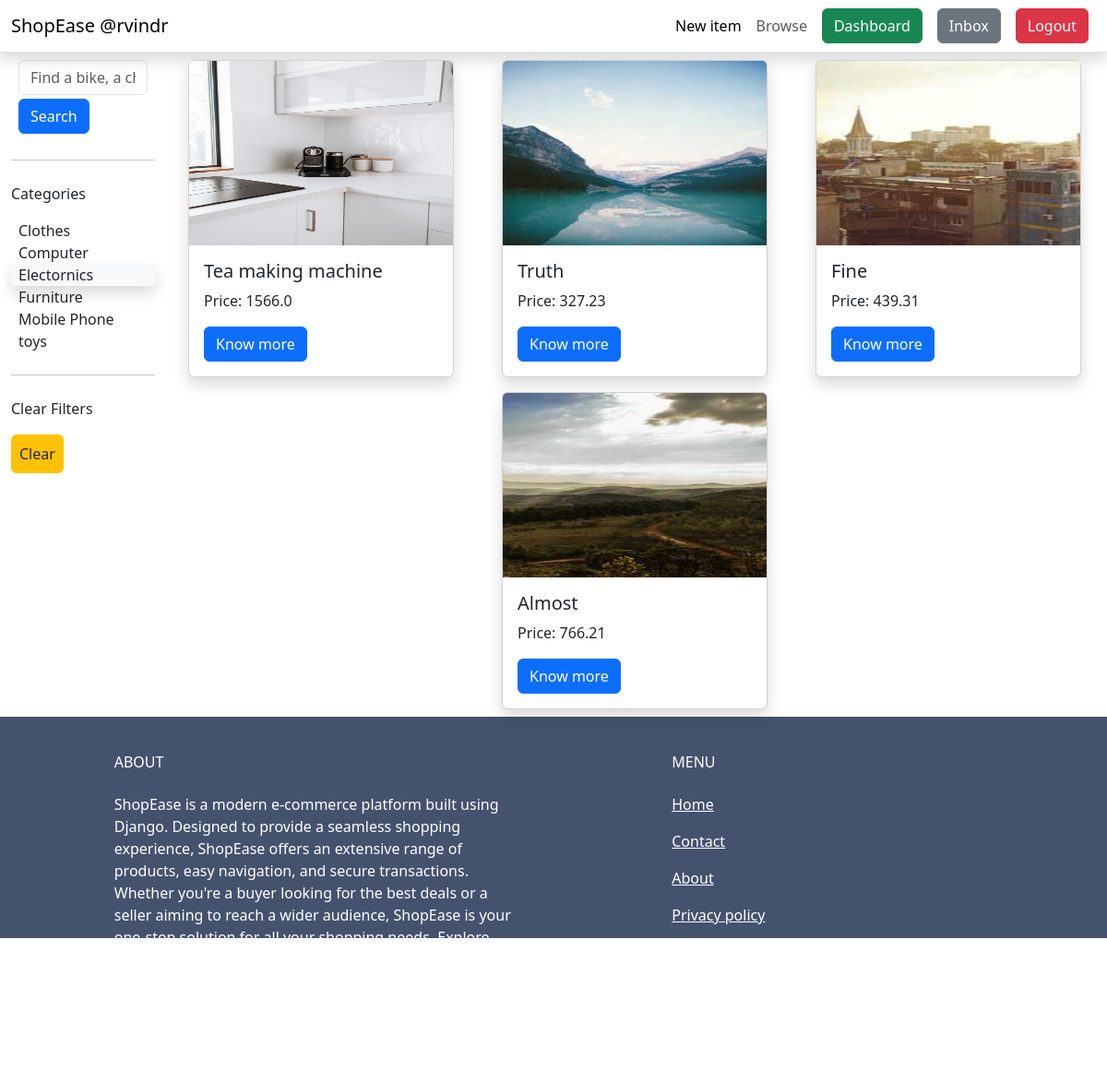
The app's page /item/?query=&category=1 (signed in) with its own data.
### items/models.py (models this page shows, shortened)
class Category(models.Model):
    name = models.CharField(max_length=255)
    class Meta:
        verbose_name_plural = 'Categories'
        ordering = ('name',)
    def __str__(self) -> str:
        return self.name

class Item(models.Model):
    category = models.ForeignKey(Category,related_name='items', on_delete=models.CASCADE)
    name = models.CharField(max_length=255)
    description = models.TextField(blank=True, null=True)
    price = models.FloatField()
    is_sold = models.BooleanField(default=False)
    created_by = models.ForeignKey(User, related_name='items', on_delete=models.CASCADE)
    created_at = models.DateField(auto_now_add=True)
    image = models.ImageField(upload_to='media/item',blank=True, null=True)

### items/views.py (the view)
# urls.py: path('item/', include('items.urls')),
def items(request):
    query = request.GET.get('query','')
    category_id = request.GET.get('category', 0)
    categories = Category.objects.all()
    items = Item.objects.filter(is_sold=False)
    if category_id:
        items = items.filter(category_id=category_id)
    if query:
        items = items.filter(Q(name__icontains=query) | Q(description__icontains=query))
    return render(request,'items/items.html' ,{
        'items':items,
        'query':query,
        'categories':categories,
        'category_id':int(category_id)
    })

### items/templates/items/items.html (shortened to what this page needs)
{% extends 'core/base.html' %}
{% block content %}
  <div class="row">
    <div class="col-2">
      <div class="container">
        <form action="{% url 'item:items' %}" method="get" class="m-2">
          <input name="query" class="form-control" type="text" value="{{ query }}" placeholder="Find a bike, a chair or car" />
          <button class="btn btn-primary my-1" type="submit">Search</button>
        </form>
        <hr class="my-4" />
        <p class="font-weight-bold">Categories</p>
        <ul class="list-unstyled">
          {% for category in categories %}
            <li class="{% if category.id == category_id %}bg-light shadow rounded-1{% endif %}">
              <a class="text-reset text-decoration-none p-2" href="{% url 'item:items' %}?query={{ query }}&category={{ category.id }}">{{ category }}</a>
            </li>
          {% endfor %}
        </ul>
        <hr class="my-4" />
        <p class="font-weight-bold">Clear Filters</p>
        <ul class="list-unstyled">
            <li>
              <a class="text-reset text-decoration-none p-2 btn btn-warning" href="{% url 'item:items' %}">Clear</a>
            </li>
        </ul>
      </div>
    </div>
    <div class="col-10">
      <div class="row justify-content-evenly">
        {% for item in items %}
          <div class="col-4 my-2">
            <div class="card shadow" style="width: 18rem;">
              <img src="{{ item.image.url }}" class="card-img-top" width="100" height="200" alt="..." />
              <div class="card-body">
                <h5 class="card-title">{{ item.name }}</h5>
                <p class="card-text">Price: {{ item.price }}</p>
                <a href="{% url 'item:detail' item.id %}" class="btn btn-primary">Know more</a>
              </div>
            </div>
          </div>
        {% endfor %}
      </div>
    </div>
  </div>
{% endblock %}

### core/templates/core/base.html (shortened to what this page needs)
<!DOCTYPE html>
<html lang="en">
  <head>
    <link href="https://cdn.jsdelivr.net/npm/bootstrap@5.3.3/dist/css/bootstrap.min.css" rel="stylesheet" />
    <link rel="stylesheet" href="https://cdnjs.cloudflare.com/ajax/libs/font-awesome/6.6.0/css/all.min.css" />
  </head>
  <body>
    <nav class="navbar navbar-expand-lg bg-body-light border-bottom shadow">
      <div class="container-fluid">
        <a class="navbar-brand" href="/">ShopEase
          <span>
            {% if request.user.is_authenticated %}@{{request.user}}{% endif %}
          </span>
        </a>
        <div class="collapse navbar-collapse" id="navbarSupportedContent">
          <ul class="navbar-nav ms-auto mb-2 mb-lg-0">
            {% if request.user.is_authenticated %}
            <li class="nav-item">
              <a class="nav-link active" aria-current="page" href="{% url "item:add_items" %}">New item</a>
            </li>
            {% endif %}
            <li class="nav-item">
              <a class="nav-link" href="{% url "item:items" %}">Browse</a>
            </li>
          </ul>
          <div class="d-flex">
            {% if request.user.is_authenticated %}
            <a href="{% url "dashboard:index" %}" class="btn btn-success mx-2">Dashboard</a>
            <a href="#" class="btn btn-secondary mx-2">Inbox</a>
            <a href="{% url 'core:logout' %}" class="btn btn-danger mx-2">Logout</a>
            {% else %}
            <a href="{% url 'core:signup' %}" class="btn btn-success mx-2">Sign Up</a>
            <a href="{% url 'core:login' %}" class="btn btn-secondary mx-2">Login</a>
            {% endif %}
          </div>
        </div>
      </div>
    </nav>
    <main>
      {% block content %}
      {% endblock %}
    </main>
    <footer class="text-center text-lg-start text-white" style="background-color: #45526e">
      <div class="container p-4 pb-0">
        <section class="">
          <div class="row">
            <div class="col-md-5 col-lg-5 col-xl-5 mx-auto mt-3">
              <h6 class="text-uppercase mb-4 font-weight-bold">About</h6>
              <p>ShopEase is a modern e-commerce platform built using Django. Designed to provide a seamless shopping experience, ShopEase offers an extensive range of products, easy navigation, and secure transactions. Whether you're a buyer looking for the best deals or a seller aiming to reach a wider audience, ShopEase is your one-stop solution for all your shopping needs. Explore, shop, and enjoy unparalleled convenience with ShopEase.</p>
            </div>
            <div class="col-md-5 col-lg-4 col-xl-4 mx-auto mt-3">
              <h6 class="text-uppercase mb-4 font-weight-bold">Menu</h6>
              <p>
                <a class="text-white" href="/">Home</a>
              </p>
              <p>
                <a class="text-white" href="{% url 'core:contact' %}">Contact</a>
              </p>
              <p>
                <a class="text-white" href="{% url 'core:about' %}">About</a>
              </p>
              <p>
                <a class="text-white" href="#">Privacy policy</a>
              </p>
            </div>
          </div>
        </section>
        <hr class="my-3" />
        <section class="p-3 pt-0">
          <div class="d-flex align-items-center">
            <div class="col text-center">
              <div class="p-3">
                <a class="text-white" href="/">ShopEase</a>
              </div>
            </div>
          </div>
        </section>
      </div>
    </footer>
  </body>
</html>

### records on screen
Category: name "Clothes"
Category: name "Computer"
Category: name "Electornics"
Category: name "Furniture"
Category: name "Mobile Phone"
Category: name "toys"
Item: image (picture), name "Tea making machine", price "1566.0"
Item: image (picture), name "Truth", price "327.23"
Item: image (picture), name "Fine", price "439.31"
Item: image (picture), name "Almost", price "766.21"

### other values on screen
{{ request.user }} "rvindr"
